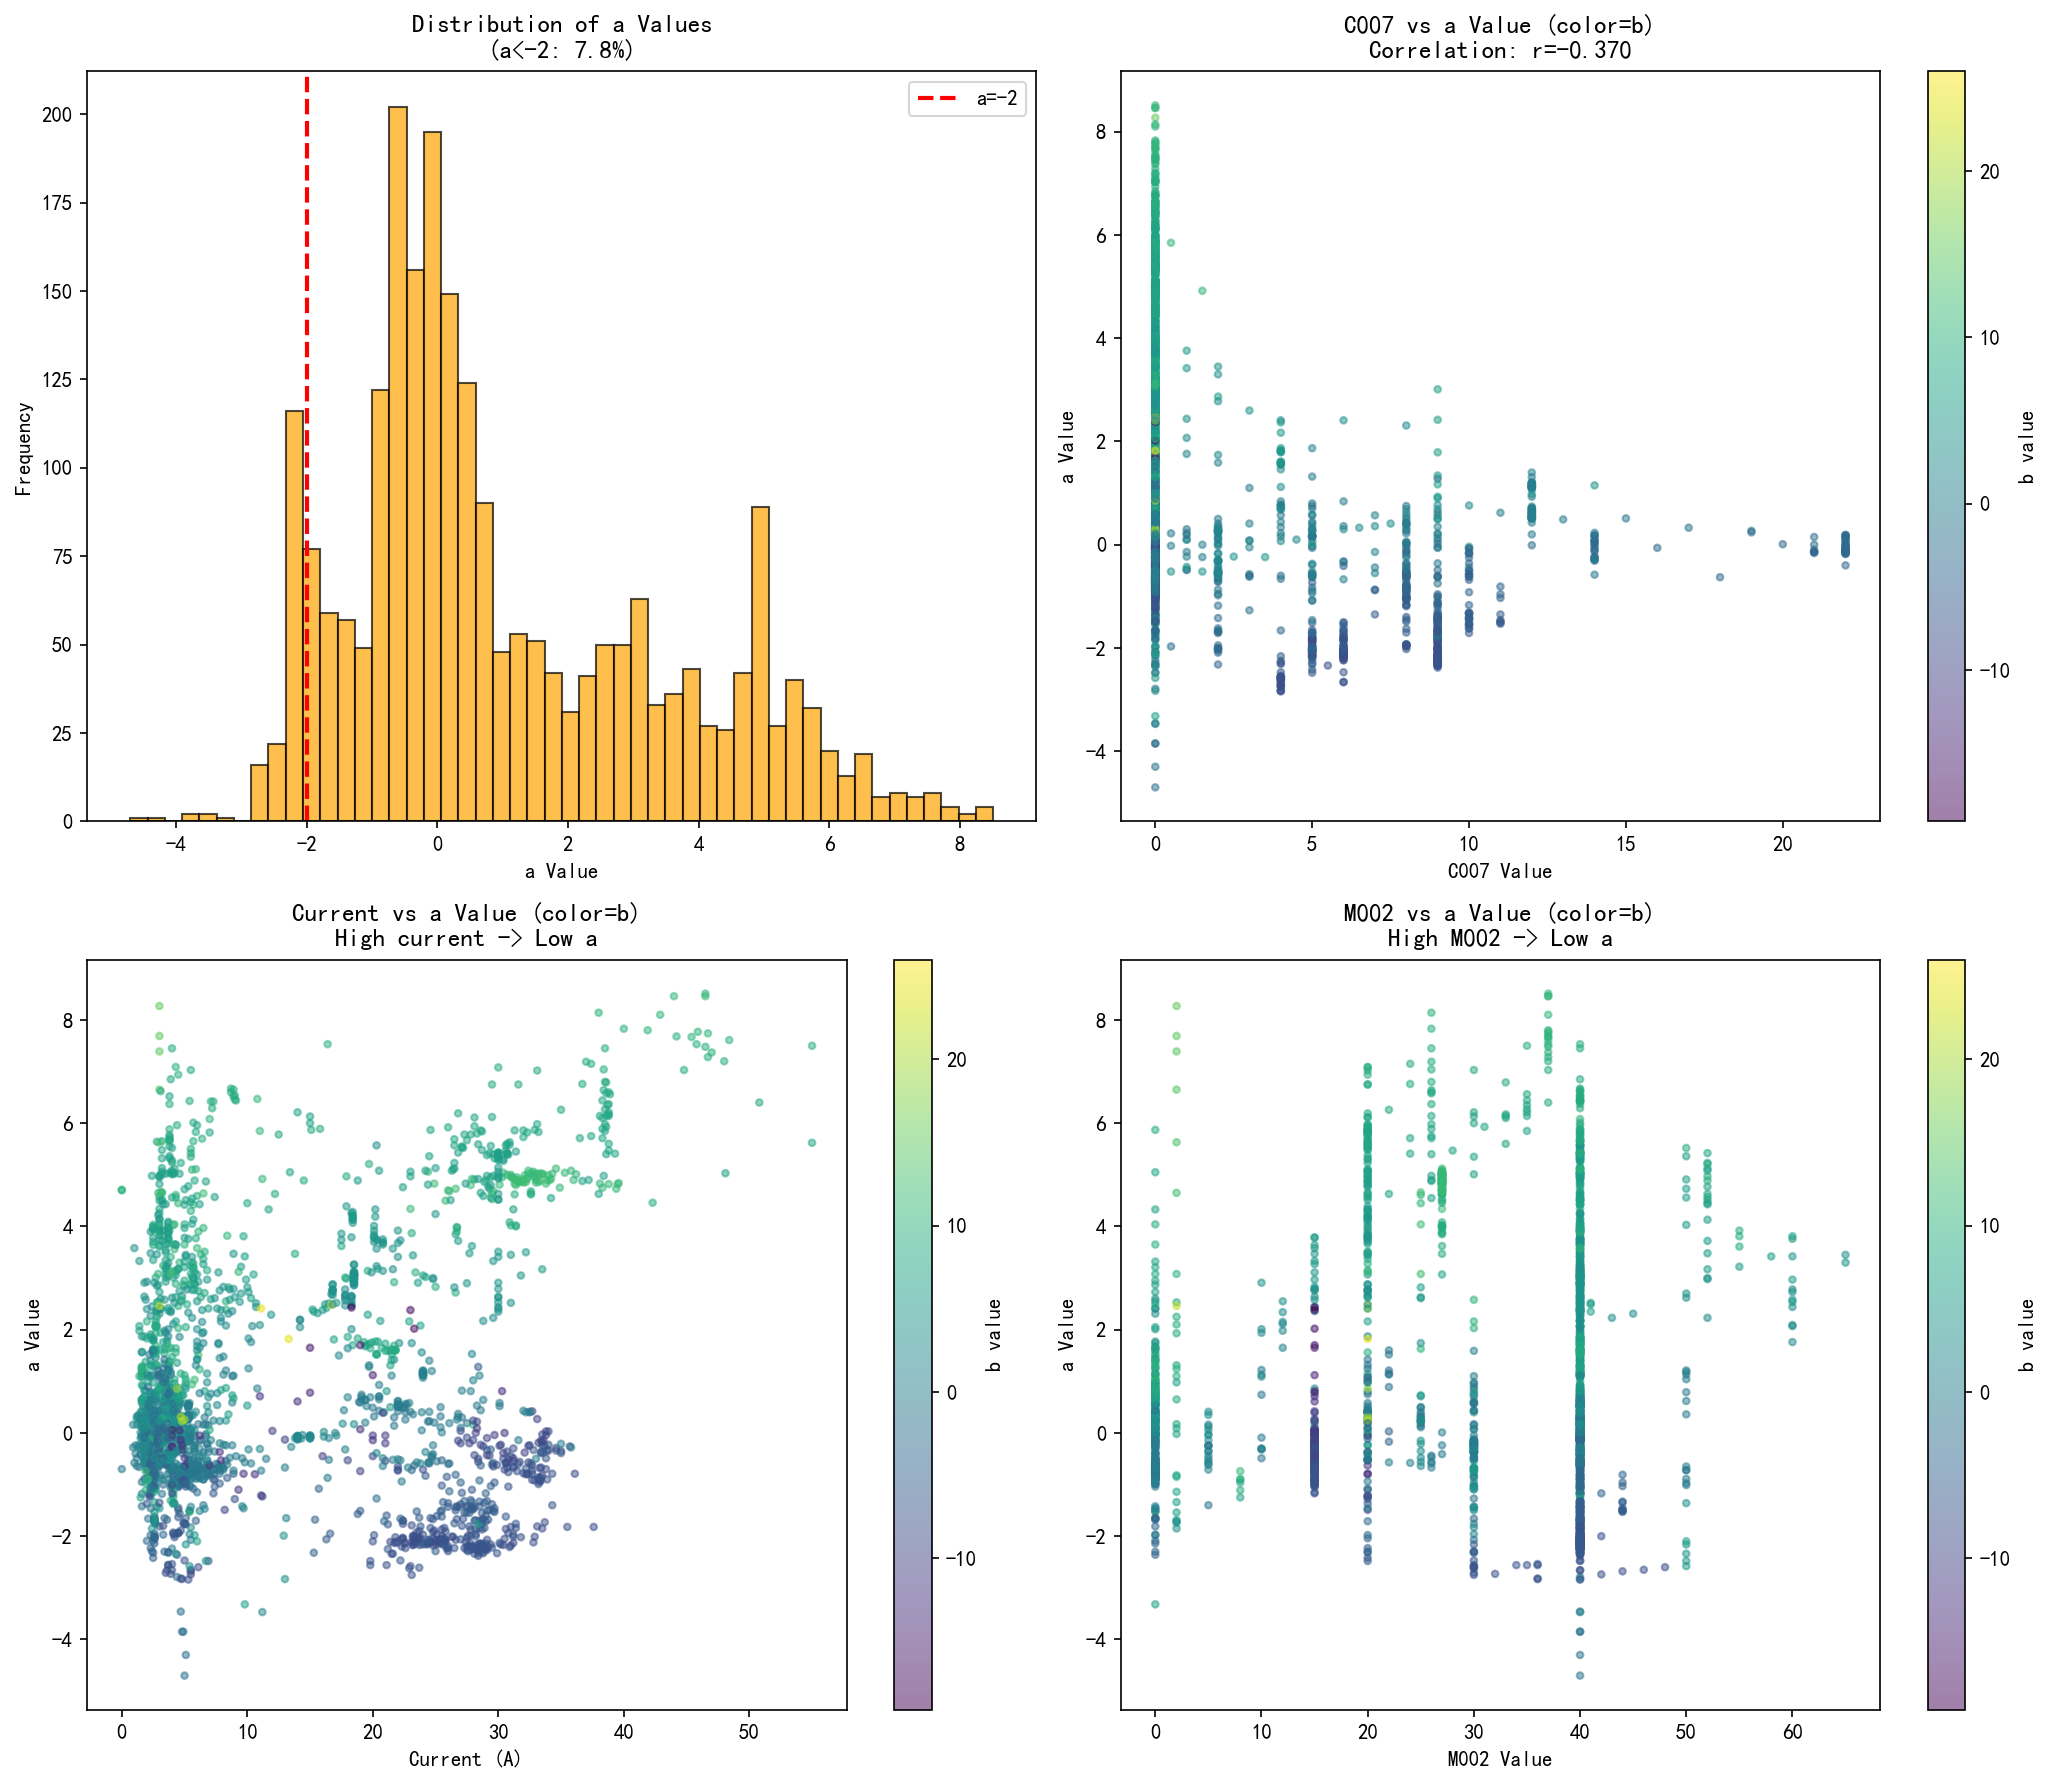

This figure's Python source:
"""
生成a值分析图片
"""
import pandas as pd
import numpy as np
import matplotlib.pyplot as plt
import matplotlib
matplotlib.use('Agg')
from scipy.stats import pearsonr
import warnings
warnings.filterwarnings('ignore')

plt.rcParams['font.sans-serif'] = ['SimHei', 'Microsoft YaHei']
plt.rcParams['axes.unicode_minus'] = False

# 加载数据
df = pd.read_excel(r'实验数据.xlsx', header=1)
feature_cols = df.columns[2:62].tolist()

X_data = []
for col in feature_cols:
    col_data = pd.to_numeric(df[col].values, errors='coerce')
    col_data = np.nan_to_num(col_data, nan=0.0)
    X_data.append(col_data)
X_data = np.column_stack(X_data)

y_a = pd.to_numeric(df['a'].values, errors='coerce')
y_b = pd.to_numeric(df['b'].values, errors='coerce')
mask = ~np.isnan(y_a)
a = y_a[mask]
b = y_b[mask]
X_data = X_data[mask]

# 计算a相关性
corrs = []
for i, col in enumerate(feature_cols):
    try:
        c, _ = pearsonr(X_data[:, i], a)
    except:
        c = 0
    corrs.append((col, c))

corrs.sort(key=lambda x: abs(x[1]), reverse=True)

# 创建图片
fig, axes = plt.subplots(2, 2, figsize=(14, 12))

# 1. a值分布
ax1 = axes[0, 0]
ax1.hist(a, bins=50, edgecolor='black', alpha=0.7, color='orange')
ax1.axvline(x=-2, color='red', linestyle='--', linewidth=2, label='a=-2')
ax1.set_xlabel('a Value')
ax1.set_ylabel('Frequency')
ax1.set_title('Distribution of a Values\n(a<-2: 7.8%)')
ax1.legend()

# 2. a与C007关系
ax2 = axes[0, 1]
c007_idx = feature_cols.index('C007')
scatter = ax2.scatter(X_data[:, c007_idx], a, c=b, cmap='viridis', alpha=0.5, s=10)
ax2.set_xlabel('C007 Value')
ax2.set_ylabel('a Value')
ax2.set_title('C007 vs a Value (color=b)\nCorrelation: r=-0.370')
plt.colorbar(scatter, ax=ax2, label='b value')

# 3. a与电流关系
ax3 = axes[1, 0]
current_idx = feature_cols.index('电流')
scatter3 = ax3.scatter(X_data[:, current_idx], a, c=b, cmap='viridis', alpha=0.5, s=10)
ax3.set_xlabel('Current (A)')
ax3.set_ylabel('a Value')
ax3.set_title('Current vs a Value (color=b)\nHigh current -> Low a')
plt.colorbar(scatter3, ax=ax3, label='b value')

# 4. a与M002关系
ax4 = axes[1, 1]
m002_idx = feature_cols.index('M002')
scatter4 = ax4.scatter(X_data[:, m002_idx], a, c=b, cmap='viridis', alpha=0.5, s=10)
ax4.set_xlabel('M002 Value')
ax4.set_ylabel('a Value')
ax4.set_title('M002 vs a Value (color=b)\nHigh M002 -> Low a')
plt.colorbar(scatter4, ax=ax4, label='b value')

plt.tight_layout()
plt.savefig('a_value_analysis.png', dpi=150, bbox_inches='tight')
print('Saved: a_value_analysis.png')
